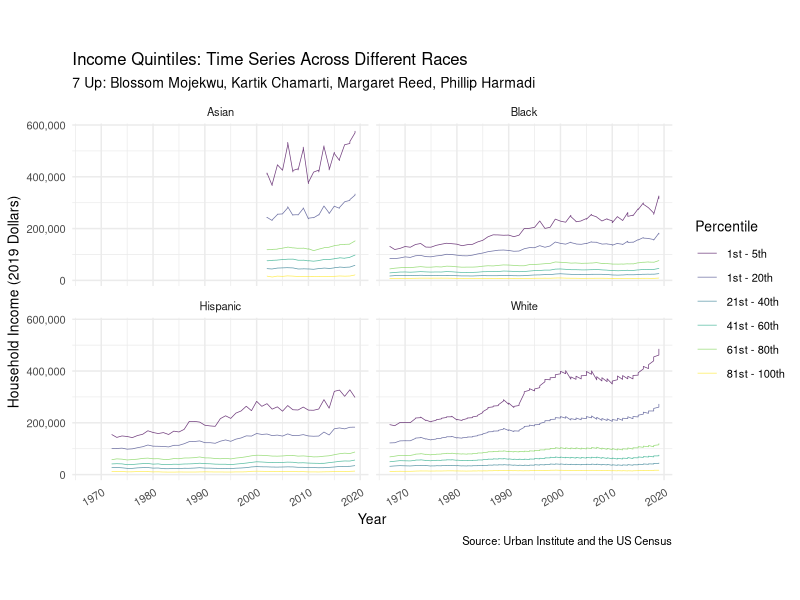

The R script that drew this image: (Note: this script raises an error after producing the figure.)
## ---- chunk 1
knitr::opts_chunk$set(echo = TRUE)
## ---- chunk 2
library(tidyverse)
## ---- chunk 3
# tuesdata <- tidytuesdayR::tt_load('2021-02-09')
## ---- chunk 4
income_mean <- read.csv(file = "data/income_mean.csv")
## ---- chunk 5
income_mean$race <- as.character(income_mean$race)

income_mean <- income_mean %>%
  mutate(race_simple = str_remove(race, ',?\\s(.*)'))

income_mean$race <- factor(income_mean$race,
                           levels = c("All", "White", "Black", "Hispanic",
                                      "Asian"))
## ---- chunk 6
income_mean <- income_mean %>%
  mutate(income_percentile = case_when(
      income_quintile == "Top 5%"   ~ "1st - 5th",
      income_quintile == "Highest"  ~ "1st - 20th",
      income_quintile == "Second"   ~ "21st - 40th",
      income_quintile == "Middle"   ~ "41st - 60th",
      income_quintile == "Fourth"   ~ "61st - 80th",
      income_quintile == "Lowest"   ~ "81st - 100th")) 


income_mean$income_percentile <- as.factor(income_mean$income_percentile) 

income_mean$income_percentile <- factor(income_mean$income_percentile, 
                                        levels = c("1st - 5th", "1st - 20th", 
                                                   "21st - 40th",
                                                   "41st - 60th", "61st - 80th", 
                                                   "81st - 100th"))
## ---- chunk 7
income_mean <- income_mean %>% filter(dollar_type == "2019 Dollars")

income_mean <- income_mean %>% filter(race_simple != "All") %>%
  select(-race)
## ---- chunk 8
ggplot(data = income_mean,
       mapping = aes(x = year,
                     y = income_dollars,
                     colour = income_percentile)) +
  geom_line(size = 0.25, alpha = 0.75) + 
  facet_wrap(. ~ race_simple, nrow = 2) +
  labs(
    title = "Income Quintiles: Time Series Across Different Races",
    subtitle = "7 Up: Blossom Mojekwu, Kartik Chamarti, Margaret Reed, Phillip Harmadi",
    x = "Year", 
    y = "Household Income (2019 Dollars)", 
    color = "Percentile",
    caption = "Source: Urban Institute and the US Census"
    ) +
  scale_x_continuous(breaks = scales::pretty_breaks(n = 5)) +
  scale_y_continuous(labels = scales::comma) +
  scale_colour_viridis_d() +
  theme_minimal() +
  theme(text = element_text(size = 10), 
        axis.text.x = element_text(angle = 30, hjust = 1),
        axis.text.y = element_text(angle = 0, hjust = 1)) +
  coord_fixed(ratio = 1 / 20000)
## ---- chunk 9
income_mean_wider <- income_mean %>%
  select(-c(income_percentile)) %>%
  pivot_wider(names_from = income_quintile, 
                                  values_from = c("income_dollars")) %>% unnest()
income_mean_wider <- income_mean_wider %>%
  mutate(lowest_standardized = 1,
         second_standardized = Second / Lowest,
         middle_standardized = Middle / Lowest,
         fourth_standardized = Fourth / Lowest,
         highest_standardized = Highest / Lowest,
         top_5_pct_standardized = `Top 5%` / Lowest)

income_mean_wider <- income_mean_wider %>%
  select(-c("Lowest", "Second", "Middle", "Fourth", "Highest", "Top 5%")) %>%
  filter(dollar_type == "2019 Dollars") %>%
  select(-c("dollar_type")) %>%
  mutate(
    across(
      .cols = ends_with("standardized"),
      .fun = as.double
    )
  )
## ---- chunk 10
income_mean_final <- income_mean_wider %>% 
  pivot_longer(cols = !year:race_simple,
               names_to = "income_quintile", 
               values_to = "income_dollars")

income_mean_final <- income_mean_final %>%
  mutate(income_percentile = case_when(
      income_quintile == "top_5_pct_standardized"    ~ "1st - 5th",
      income_quintile == "highest_standardized"      ~ "1st - 20th",
      income_quintile == "fourth_standardized"       ~ "21st - 40th",
      income_quintile == "middle_standardized"       ~ "41st - 60th",
      income_quintile == "second_standardized"       ~ "61st - 80th",
      income_quintile == "lowest_standardized"       ~ "81st - 100th"),
      income_dollars_standardized = income_dollars) %>%
  select(-c("income_dollars"))

income_mean_final$income_percentile <- factor(income_mean_final$income_percentile, 
                                        levels = c("1st - 5th", "1st - 20th", 
                                                   "21st - 40th",
                                                   "41st - 60th", "61st - 80th", 
                                                   "81st - 100th"))
## ---- chunk 11
ggplot(data = income_mean_final,
       mapping = aes(x = year,
                     y = income_dollars_standardized,
                     colour = income_percentile)) +
  geom_line(size = 0.25, alpha = 0.75) + 
  facet_wrap(. ~ race_simple, nrow = 2) +
  labs(
    title = "Income Gap: How much do top households earn compared to bottom households for each race?",
    subtitle = "7 Up: Blossom Mojekwu, Kartik Chamarti, Margaret Reed, Phillip Harmadi",
    x = "Year", y = "Household Income Ratio", 
    color = "Percentile",
    caption = "Household income in the bottom quintile (81st-100th) for all years are standardized to a value of 1 for each race."
    ) +
  scale_x_continuous(breaks = scales::pretty_breaks(n = 5)) +
  scale_y_continuous(labels = scales::comma) +
  scale_colour_viridis_d() +
  theme_minimal() +
  theme(text = element_text(size = 9), 
        axis.text.x = element_text(angle = 30, hjust = 1),
        axis.text.y = element_text(angle = 0, hjust = 1)) +
  coord_fixed(ratio = 1 / 1.5)
